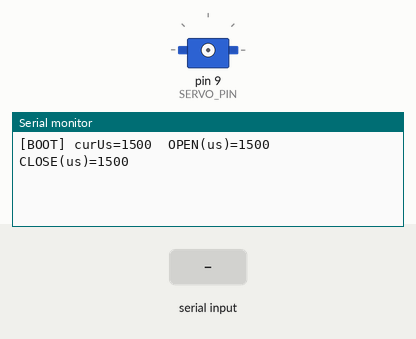
A sketch run on a simulated Arduino Uno, built with avr-gcc and run on an emulated ATmega328P. On the bench: servo, the last lines printed to the serial monitor. Inputs (shaded band) come from the test bench. EEPROM starts erased.

Above: at 1.2 s.
1.3 s: "a90\n" received over Serial
At 2.5 s:
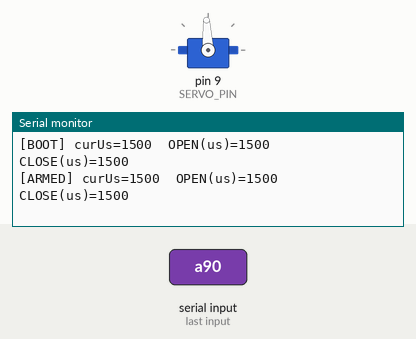
2.8 s: byte 79 ('O') received over Serial
At 3.7 s:
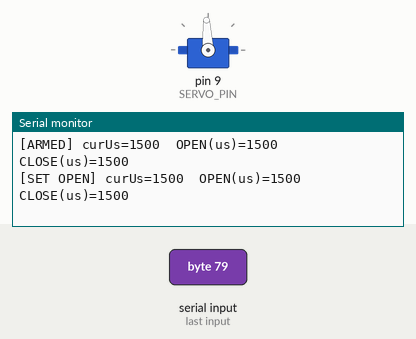
4.3 s: byte 67 ('C') received over Serial
At 4.8 s:
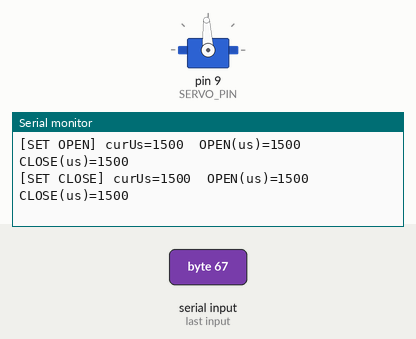
5.8 s: byte 83 ('S') received over Serial
At 6.8 s:
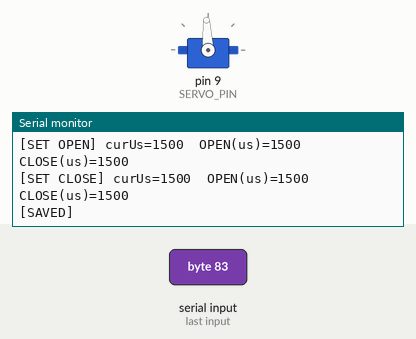
7.3 s: byte 112 ('p') received over Serial
At 8.3 s:
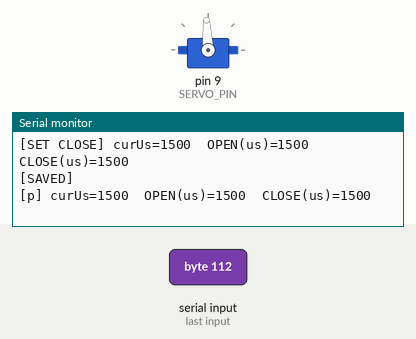
8.8 s: "U" received over Serial
At 10.1 s:
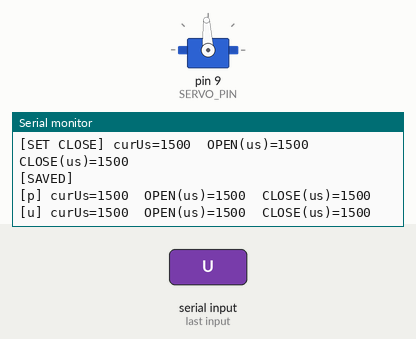

Measured:
- after the input at 1.3 s, the serial monitor: prints a new line at once (image 1)
- after the input at 2.8 s, the serial monitor: prints a new line at once (image 2)
- after the input at 4.3 s, the serial monitor: prints a new line at once (image 3)
- after the input at 5.8 s, the serial monitor: prints a new line at once (image 4)
- after the input at 7.3 s, the serial monitor: prints a new line at once (image 5)
- after the input at 8.8 s, the serial monitor: prints a new line after 1.0 s (image 6)

The sketch:

Setting_Servo_limits.ino
```cpp
#include <Servo.h>
#include <EEPROM.h>

Servo s;
const int SERVO_PIN = 9;

struct EP {
  uint32_t magic;
  int usOpen;
  int usClose;
};
const uint32_t EP_MAGIC = 0x454E444Fu;
const int EP_ADDR = 128;

EP ep;

bool armed = false;
int curUs = 1500;
int msPerStep = 6;
const int FINE = 2;
const int COARSE = 10;

void loadEP(){
  EEPROM.get(EP_ADDR, ep);
  if (ep.magic != EP_MAGIC) { ep.magic = EP_MAGIC; ep.usOpen = 1500; ep.usClose = 1500; }
}
void saveEP(){ ep.magic = EP_MAGIC; EEPROM.put(EP_ADDR, ep); }

void printEP(const char* tag=nullptr){
  if(tag){ Serial.print(tag); Serial.print(" "); }
  Serial.print(F("curUs=")); Serial.print(curUs);
  Serial.print(F("  OPEN(us)=")); Serial.print(ep.usOpen);
  Serial.print(F("  CLOSE(us)=")); Serial.println(ep.usClose);
}

void rampTo(int target){
  target = constrain(target, 500, 2500);
  int step = (target > curUs) ? +1 : -1;
  while (curUs != target){
    curUs += step;
    if (armed) { s.writeMicroseconds(curUs); delay(msPerStep); }
    else delay(1);
  }
}

void armNow(){
  if (armed) return;
  s.attach(SERVO_PIN);
  s.writeMicroseconds(curUs);
  armed = true;
  printEP("[ARMED]");
}

void disarmNow(){
  if (!armed) return;
  s.detach();
  armed = false;
  Serial.println(F("[DISARMED]"));
}

void setup(){
  Serial.begin(9600);
  loadEP();
  curUs = (ep.usOpen + ep.usClose) / 2;
  printEP("[BOOT]");
}

void loop(){
  if (Serial.available()){
    char c = Serial.read();

    if (c=='a' || c=='A') armNow();
    if (c=='x' || c=='X') disarmNow();

    if (c=='[') rampTo(curUs - FINE);
    if (c==']') rampTo(curUs + FINE);
    if (c=='-') rampTo(curUs - COARSE);
    if (c=='+') rampTo(curUs + COARSE);

    if (c=='u' || c=='U'){ int v = Serial.parseInt(); if (v>0) rampTo(v); printEP("[u]"); }

    if (c=='o' || c=='O'){ if (c=='O') { ep.usOpen = curUs; printEP("[SET OPEN]"); }
                           else if (armed) rampTo(ep.usOpen); }
    if (c=='c' || c=='C'){ if (c=='C') { ep.usClose = curUs; printEP("[SET CLOSE]"); }
                           else if (armed) rampTo(ep.usClose); }

    if (c=='S'){ saveEP(); Serial.println(F("[SAVED]")); }
    if (c=='p' || c=='P') printEP("[p]");
  }
}
```
